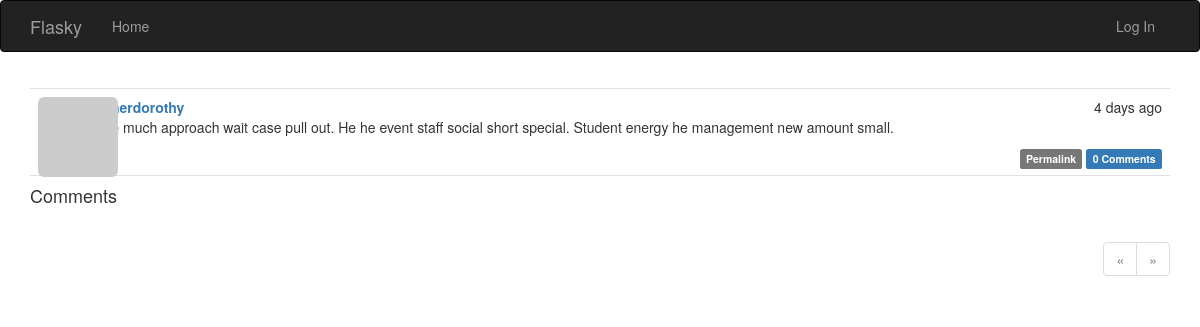
Page /post/34 on the committed database.
### app/models.py (models this page shows, shortened)
class Post(db.Model):
    __tablename__ = 'posts'
    id = db.Column(db.Integer, primary_key=True)
    body = db.Column(db.Text)
    body_html = db.Column(db.Text)
    timestamp = db.Column(db.DateTime, index=True, default=datetime.utcnow)
    author_id = db.Column(db.Integer, db.ForeignKey('users.id'))
    comments = db.relationship('Comment', backref='post', lazy='dynamic')

class User(UserMixin, db.Model):
    __tablename__ = 'users'
    id = db.Column(db.Integer, primary_key=True)
    email = db.Column(db.String(64), unique=True, index=True)
    username = db.Column(db.String(64), unique=True, index=True)
    password_hash = db.Column(db.String(128))
    role_id = db.Column(db.Integer, db.ForeignKey('roles.id'))
    confirmed = db.Column(db.Boolean, default=False)
    name = db.Column(db.String(64))
    location = db.Column(db.String(64))
    about_me = db.Column(db.Text())
    member_since = db.Column(db.DateTime(), default=datetime.utcnow)
    last_seen = db.Column(db.DateTime(), default=datetime.utcnow)
    avatar_hash = db.Column(db.String(32))
    posts = db.relationship('Post', backref='author', lazy='dynamic')
    followed = db.relationship('Follow',
                               foreign_keys=[Follow.follower_id],
                               backref=db.backref('follower', lazy='joined'),
                               lazy='dynamic',
                               cascade='all, delete-orphan')
    followers = db.relationship('Follow',
                                foreign_keys=[Follow.followed_id],
                                backref=db.backref('followed', lazy='joined'),
                                lazy='dynamic',
                                cascade='all, delete-orphan')
    comments = db.relationship('Comment', backref='author', lazy='dynamic')
    @property
    def password(self):
        raise AttributeError('password is not a readable attribute')
    def gravatar(self, size=100, default='identicon', rating='g'):
        url = 'https://secure.gravatar.com/avatar'
        hash = self.avatar_hash or self.gravatar_hash()
        return '{url}/{hash}?s={size}&d={default}&r={rating}'.format(
            url=url, hash=hash, size=size, default=default, rating=rating)

### app/main/views.py (the view, shortened to what this page needs)
@main.route('/post/<int:id>', methods=['GET', 'POST'])
def post(id):
    post = Post.query.get_or_404(id)
    form = CommentForm()
    page = request.args.get('page', 1, type=int)
    if page == -1:
        page = (post.comments.count() - 1) // \
            current_app.config['FLASKY_COMMENTS_PER_PAGE'] + 1
    pagination = post.comments.order_by(Comment.timestamp.asc()).paginate(
        page, per_page=current_app.config['FLASKY_COMMENTS_PER_PAGE'],
        error_out=False)
    comments = pagination.items
    return render_template('post.html', posts=[post], form=form,
                           comments=comments, pagination=pagination)

### app/auth/views.py (called while the page is built)
@auth.before_app_request
def before_request():
    if current_user.is_authenticated:
        current_user.ping()
        if not current_user.confirmed \
                and request.endpoint \
                and request.blueprint != 'auth' \
                and request.endpoint != 'static':
            return redirect(url_for('auth.unconfirmed'))

@auth.before_app_request
def before_request():
    if current_user.is_authenticated \
            and not current_user.confirmed \
            and request.blueprint != 'auth' \
            and request.endpoint != 'static':
        return redirect(url_for('auth.unconfirmed'))

### app/main/__init__.py (called while the page is built)
@main.app_context_processor
def inject_permissions():
    return dict(Permission=Permission)

### app/models.py (called while the page is built)
    def can(self, permissions):
        return False

    def is_administrator(self):
        return False

### app/templates/post.html (shortened to what this page needs)
{% extends "base.html" %}
{% import "bootstrap/wtf.html" as wtf %}
{% import "_macros.html" as macros %}
{% block page_content %}
{% include '_posts.html' %}
<h4 id="comments">Comments</h4>
{% if pagination %}
<div class="pagination">
    {{ macros.pagination_widget(pagination, '.post', fragment='#comments', id=posts[0].id) }}
</div>
{% endif %}
{% endblock %}

### app/templates/_posts.html (shortened to what this page needs)
<ul class="posts">
    {% for post in posts %}
    <li class="post">
        <div class="post-thumbnail">
            <a href="{{ url_for('.user', username=post.author.username) }}">
                <img class="img-rounded profile-thumbnail" src="{{ post.author.gravatar(size=40) }}">
            </a>
        </div>
        <div class="post-content">
            <div class="post-date">{{ moment(post.timestamp).fromNow() }}</div>
            <div class="post-author"><a href="{{ url_for('.user', username=post.author.username) }}">{{ post.author.username }}</a></div>
            <div class="post-body">
                {% if post.body_html %}
                    {{ post.body_html | safe }}
                {% else %}
                    {{ post.body }}
                {% endif %}
            </div>
            <div class="post-footer">
                <a href="{{ url_for('.post', id=post.id) }}">
                    <span class="label label-default">Permalink</span>
                </a>
                <a href="{{ url_for('.post', id=post.id) }}#comments">
                    <span class="label label-primary"> {{ post.comments.count() }} Comments</span>
                </a>
            </div>
        </div>
    </li>
    {% endfor %}
</ul>

### app/static/styles.css (style rules this page uses)
.profile-thumbnail { position: absolute; }
ul.posts { list-style-type: none; padding: 0px; margin: 16px 0px 0px 0px; border-top: 1px solid #e0e0e0; }
ul.posts li.post { padding: 8px; border-bottom: 1px solid #e0e0e0; }
div.post-date { float: right; }
div.post-author { font-weight: bold; }
div.post-thumbnail { position: absolute; }
div.post-content { margin-left: 48px; min-height: 48px; }
div.post-footer { text-align: right; }
div.pagination { width: 100%; text-align: right; padding: 0px; margin: 0px; }

### rows in the picture
Post: timestamp "4 days ago", author.username "connerdorothy", body_html "Store much approach wait case pull out. He he event staff social short special. Student energy he management new amount small.", comments.count "0"
